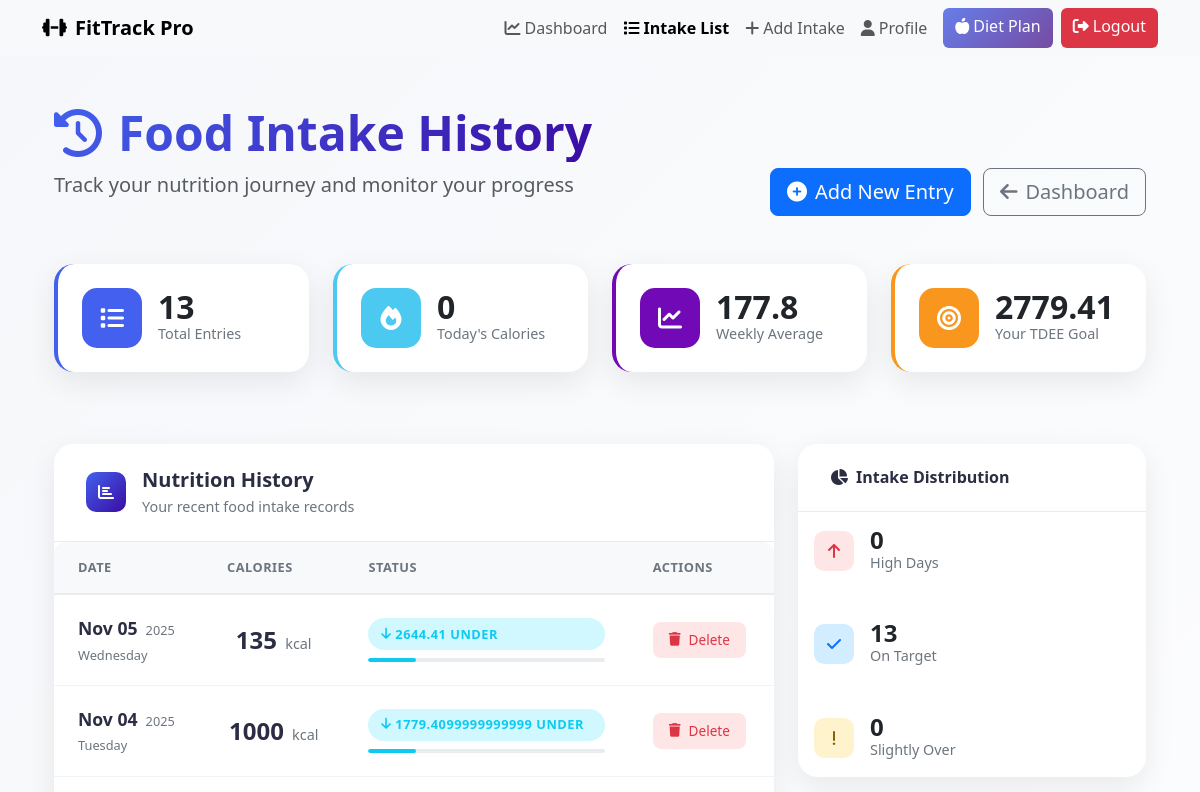
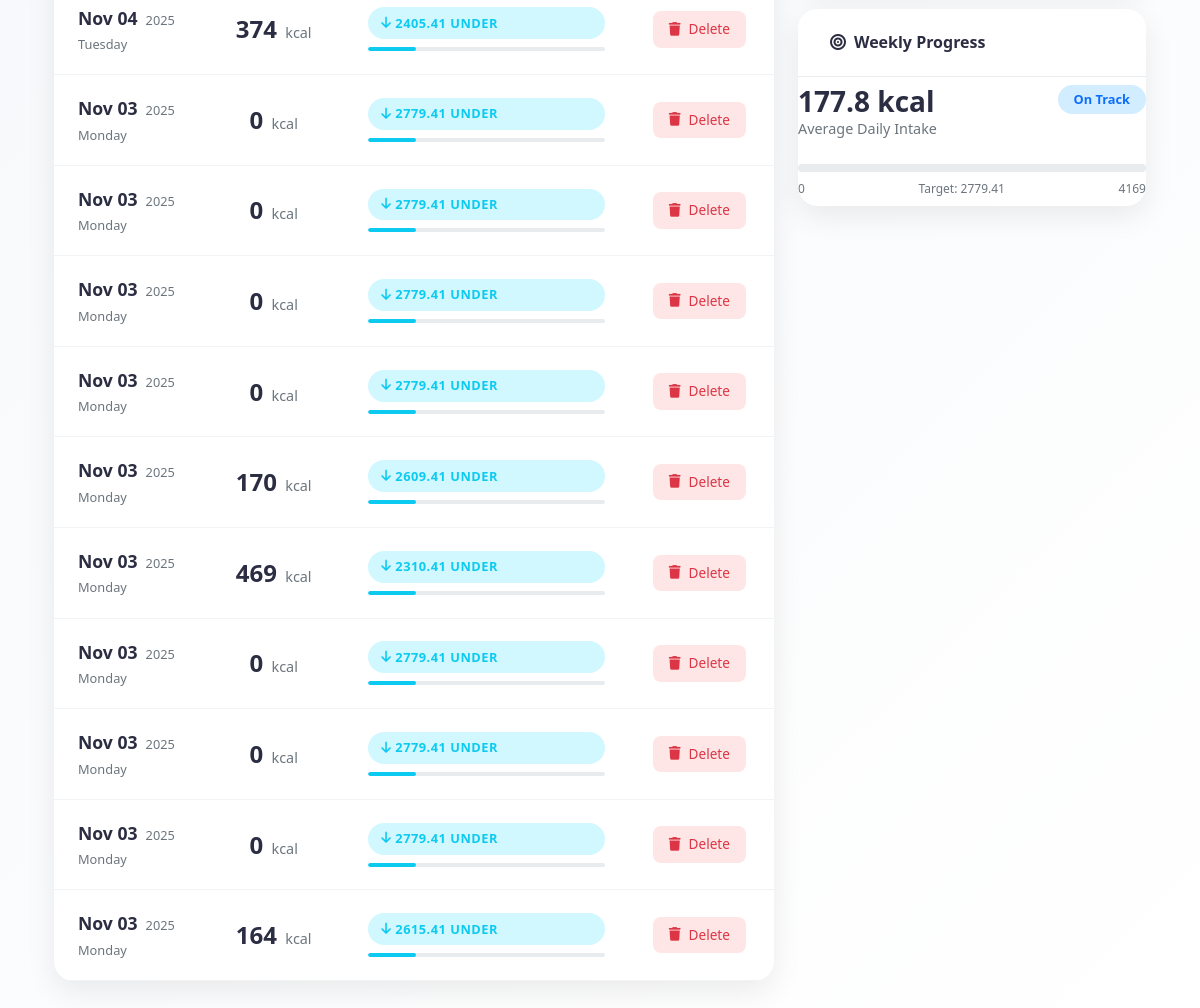
/intake_list (signed in), run on the app's committed database (2 pictures, top to bottom).
### models.py (models this page shows, shortened)
class User(UserMixin, db.Model):
    __tablename__ = 'user'
    id = db.Column(db.Integer, primary_key=True)
    username = db.Column(db.String(150), unique=True, nullable=False)
    email = db.Column(db.String(150), unique=True, nullable=False)
    password = db.Column(db.String(255), nullable=False)
    age = db.Column(db.Integer, nullable=False)
    weight = db.Column(db.Float, nullable=False)
    height = db.Column(db.Float, nullable=False)
    gender = db.Column(db.String(10), nullable=False)
    activity_level = db.Column(db.String(50), nullable=False)
    goal = db.Column(db.String(50))
    medical_condition = db.Column(db.String(100), default='none')
    allergies = db.Column(db.String(100), default='none')
    dietary_preference = db.Column(db.String(50), default='none')
    budget = db.Column(db.String(20), default='medium')
    cooking_time = db.Column(db.String(20), default='medium')
    metabolism_rate = db.Column(db.String(20), default='normal')
    sleep_hours = db.Column(db.Float, default=7.0)
    stress_level = db.Column(db.String(20), default='medium')
    tdee = db.Column(db.Float)
    bmi = db.Column(db.Float)
    bmr = db.Column(db.Float)
    diet_type = db.Column(db.String(100))
    target_calories = db.Column(db.Float)
    intakes = db.relationship('Intake', backref='user', lazy=True, cascade='all, delete-orphan')

class Intake(db.Model):
    __tablename__ = 'intake'
    id = db.Column(db.Integer, primary_key=True)
    date = db.Column(db.Date, nullable=False, default=datetime.utcnow)
    calories = db.Column(db.Integer, nullable=False)
    user_id = db.Column(db.Integer, db.ForeignKey('user.id'), nullable=False)

### app.py (the view)
@app.route('/intake_list')
@login_required
def intake_list():
    if isinstance(current_user._get_current_object(), Admin):
        flash('Admins use admin dashboard', 'info')
        return redirect(url_for('admin_dashboard'))
    intakes = Intake.query.filter_by(user_id=current_user.id).order_by(Intake.date.desc()).all()
    today = date.today()
    today_calories = sum(i.calories for i in intakes if i.date == today)
    seven_days_ago = today - timedelta(days=7)
    week = [i.calories for i in intakes if i.date >= seven_days_ago]
    weekly_avg = round(sum(week) / len(week), 1) if week else 0
    return render_template('intake_list.html', intakes=intakes, today_calories=today_calories, weekly_avg=weekly_avg)

### templates/intake_list.html (shortened to what this page needs)
{% extends 'base.html' %}
{% block content %}
<div class="container-fluid py-4">
    <div class="row mb-6">
        <div class="col-12">
            <div class="page-header">
                <div class="header-content">
                    <div class="header-text">
                        <h1 class="display-5 fw-bold text-gradient">
                            <i class="fas fa-history me-3"></i>Food Intake History
                        </h1>
                        <p class="lead text-muted">Track your nutrition journey and monitor your progress</p>
                    </div>
                    <div class="header-actions">
                        <a href="{{ url_for('add_intake') }}" class="btn btn-primary btn-lg me-2">
                            <i class="fas fa-plus-circle me-2"></i>Add New Entry
                        </a>
                        <a href="{{ url_for('dashboard') }}" class="btn btn-outline-secondary btn-lg">
                            <i class="fas fa-arrow-left me-2"></i>Dashboard
                        </a>
                    </div>
                </div>
            </div>
        </div>
    </div>
    <div class="row mb-5">
        <div class="col-xl-3 col-md-6 mb-4">
            <div class="stat-card primary">
                <div class="stat-icon">
                    <i class="fas fa-list"></i>
                </div>
                <div class="stat-content">
                    <h3 class="stat-value">{{ intakes|length }}</h3>
                    <p class="stat-label">Total Entries</p>
                </div>
            </div>
        </div>
        <div class="col-xl-3 col-md-6 mb-4">
            <div class="stat-card success">
                <div class="stat-icon">
                    <i class="fas fa-fire"></i>
                </div>
                <div class="stat-content">
                    <h3 class="stat-value">{{ today_calories }}</h3>
                    <p class="stat-label">Today's Calories</p>
                </div>
            </div>
        </div>
        <div class="col-xl-3 col-md-6 mb-4">
            <div class="stat-card info">
                <div class="stat-icon">
                    <i class="fas fa-chart-line"></i>
                </div>
                <div class="stat-content">
                    <h3 class="stat-value">{{ weekly_avg }}</h3>
                    <p class="stat-label">Weekly Average</p>
                </div>
            </div>
        </div>
        <div class="col-xl-3 col-md-6 mb-4">
            <div class="stat-card warning">
                <div class="stat-icon">
                    <i class="fas fa-bullseye"></i>
                </div>
                <div class="stat-content">
                    <h3 class="stat-value">{{ current_user.tdee }}</h3>
                    <p class="stat-label">Your TDEE Goal</p>
                </div>
            </div>
        </div>
    </div>
    <div class="row">
        <div class="col-lg-8">
            <div class="main-card">
                <div class="card-header">
                    <div class="d-flex align-items-center">
                        <div class="header-icon">
                            <i class="fas fa-chart-bar"></i>
                        </div>
                        <div>
                            <h5 class="card-title mb-1">Nutrition History</h5>
                            <p class="card-subtitle">Your recent food intake records</p>
                        </div>
                    </div>
                    <div class="card-actions">
                        <span class="badge badge-light">{{ intakes|length }} records</span>
                    </div>
                </div>
                <div class="card-body">
                    {% if intakes %}
                        <div class="table-container">
                            <table class="modern-table">
                                <thead>
                                    <tr>
                                        <th class="date-col">Date</th>
                                        <th class="calories-col">Calories</th>
                                        <th class="status-col">Status</th>
                                        <th class="actions-col">Actions</th>
                                    </tr>
                                </thead>
                                <tbody>
                                    {% for intake in intakes %}
                                    <tr class="intake-row">
                                        <td class="date-cell">
                                            <div class="date-wrapper">
                                                <div class="date-main">{{ intake.date.strftime('%b %d') }}</div>
                                                <div class="date-sub">{{ intake.date.strftime('%Y') }}</div>
                                            </div>
                                            <div class="day-name">{{ intake.date.strftime('%A') }}</div>
                                        </td>
                                        <td class="calories-cell">
                                            <div class="calories-display">
                                                <span class="calories-value">{{ intake.calories }}</span>
                                                <span class="calories-unit">kcal</span>
                                            </div>
                                        </td>
                                        <td class="status-cell">
                                            {% set difference = intake.calories - current_user.tdee %}
                                            <div class="status-indicator">
                                                {% if difference > 500 %}
                                                    <div class="status-badge danger">
                                                        <i class="fas fa-arrow-up me-1"></i>
                                                        <span>{{ difference }} over</span>
                                                    </div>
                                                    <div class="status-bar">
                                                        <div class="progress-fill danger" style="width: 100%"></div>
                                                    </div>
                                                {% else %}
                                                    <div class="status-badge info">
                                                        <i class="fas fa-arrow-down me-1"></i>
                                                        <span>{{ -difference }} under</span>
                                                    </div>
                                                    <div class="status-bar">
                                                        <div class="progress-fill info" style="width: 20%"></div>
                                                    </div>
                                                {% endif %}
                                            </div>
                                        </td>
                                        <td class="actions-cell">
                                            <form method="POST" action="{{ url_for('delete_intake', intake_id=intake.id) }}"
                                                  class="delete-form"
                                                  onsubmit="return confirm('Are you sure you want to delete this intake record?');">
                                                <button type="submit" class="btn-action btn-delete">
                                                    <i class="fas fa-trash"></i>
                                                    <span>Delete</span>
                                                </button>
                                            </form>
                                        </td>
                                    </tr>
                                    {% endfor %}
                                </tbody>
                            </table>
                        </div>
                    {% endif %}
                </div>
            </div>
        </div>
        <div class="col-lg-4">
            {% if intakes %}
            <div class="stats-card mb-4">
                <div class="card-header">
                    <h6 class="card-title">
                        <i class="fas fa-chart-pie me-2"></i>Intake Distribution
                    </h6>
                </div>
                <div class="card-body">
                    <div class="distribution-stats">
                        <div class="distribution-item high">
                            <div class="dist-icon">
                                <i class="fas fa-arrow-up"></i>
                            </div>
                            <div class="dist-content">
                                <h4 class="dist-value">{{ (intakes|selectattr('calories', 'gt', current_user.tdee + 500)|list|length) }}</h4>
                                <p class="dist-label">High Days</p>
                            </div>
                        </div>
                        <div class="distribution-item target">
                            <div class="dist-icon">
                                <i class="fas fa-check"></i>
                            </div>
                            <div class="dist-content">
                                <h4 class="dist-value">{{ (intakes|selectattr('calories', 'le', current_user.tdee)|list|length) }}</h4>
                                <p class="dist-label">On Target</p>
                            </div>
                        </div>
                        <div class="distribution-item slight">
                            <div class="dist-icon">
                                <i class="fas fa-exclamation"></i>
                            </div>
                            <div class="dist-content">
                                <h4 class="dist-value">{{ (intakes|selectattr('calories', 'gt', current_user.tdee)|selectattr('calories', 'le', current_user.tdee + 500)|list|length) }}</h4>
                                <p class="dist-label">Slightly Over</p>
                            </div>
                        </div>
                    </div>
                </div>
            </div>
            <div class="stats-card">
                <div class="card-header">
                    <h6 class="card-title">
                        <i class="fas fa-bullseye me-2"></i>Weekly Progress
                    </h6>
                </div>
                <div class="card-body">
                    <div class="progress-card">
                        <div class="progress-header">
                            <div class="progress-value">
                                <h3>{{ weekly_avg }} kcal</h3>
                                <p>Average Daily Intake</p>
                            </div>
                            <div class="progress-badge">
                                {% set weekly_diff = weekly_avg - current_user.tdee %}
                                {% if weekly_diff <= 0 %}
                                    <span class="badge success-badge">On Track</span>
                                {% elif weekly_diff <= 200 %}
                                    <span class="badge warning-badge">Close</span>
                                {% else %}
                                    <span class="badge danger-badge">Over Target</span>
                                {% endif %}
                            </div>
                        </div>
                        <div class="progress-bar-container">
                            <div class="progress-bar">
                                {% set progress_percentage = [weekly_avg / current_user.tdee * 100, 100]|min %}
                                <div class="progress-fill" style="width: {{ progress_percentage }}%"></div>
                            </div>
                            <div class="progress-labels">
                                <span>0</span>
                                <span>Target: {{ current_user.tdee }}</span>
                                <span>{{ (current_user.tdee * 1.5)|int }}</span>
                            </div>
                        </div>
                    </div>
                </div>
            </div>
            {% endif %}
        </div>
    </div>
</div>
{% endblock %}

### data on the page
User: tdee "2779.41", (current_user.tdee*1.5)|int "4169"
Intake: date "Nov 05", date "2025", date "Wednesday", calories "135", difference "2644.41"
Intake: date "Nov 04", date "2025", date "Tuesday", calories "1000", difference "1779.4099999999999"
Intake: date "Nov 04", date "2025", date "Tuesday", calories "374", difference "2405.41"
Intake: date "Nov 03", date "2025", date "Monday", calories "0", difference "2779.41"
Intake: date "Nov 03", date "2025", date "Monday", calories "0", difference "2779.41"
Intake: date "Nov 03", date "2025", date "Monday", calories "0", difference "2779.41"
Intake: date "Nov 03", date "2025", date "Monday", calories "0", difference "2779.41"
Intake: date "Nov 03", date "2025", date "Monday", calories "170", difference "2609.41"
Intake: date "Nov 03", date "2025", date "Monday", calories "469", difference "2310.41"
Intake: date "Nov 03", date "2025", date "Monday", calories "0", difference "2779.41"
Intake: date "Nov 03", date "2025", date "Monday", calories "0", difference "2779.41"
Intake: date "Nov 03", date "2025", date "Monday", calories "0", difference "2779.41"
Intake: date "Nov 03", date "2025", date "Monday", calories "164", difference "2615.41"

### other printed values
{{ intakes|length }} "13"
{{ today_calories }} "0"
{{ weekly_avg }} "177.8"
{{ (intakes|selectattr('calories', 'le', current_user.tdee)|list|length) }} "13"
